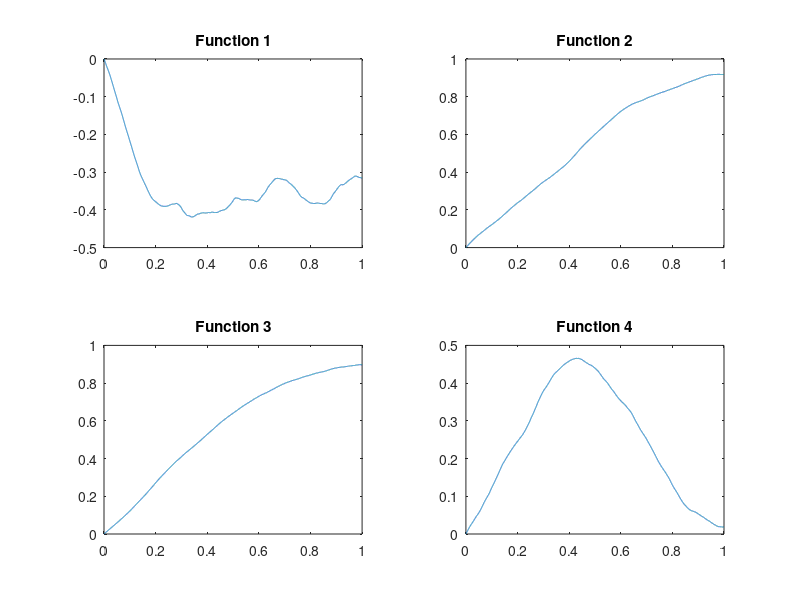

Recreate this plot in MATLAB.
%Functions from the RKHS with brownian covariance kernel
%We will only give examples of functions on [0,1] since this is what we
%integrate over in our quadrature examples.

kernel = @(x,y) ( min(x,y) )
figure(1);clf

for t=1:4 %4 example functions

%Our function will look like sum[ c_i*k(.,y_i) ]
r=1000; %No. terms
y = rand(1,r); %for k(.,y_i)
c = randn(1,r); %coeffs for k(.,y_i)
K_y = kernel(repmat(y,r,1)',repmat(y,r,1)); %Kernel matrix for y
c = c/sqrt(c*K_y*c'); %Normalise wrt RKHS norm

x = 0:0.0001:1; %We will evaluate function on x.
h = zeros(r,length(x));
%(i,j)-th entry will be c_i*k(x_j,y_i) then we will sum over i
for i = 1:r
    h(i,:) = c(i)*kernel(x,y(i));
end
h = sum(h,1); %Summing the terms
subplot(2,2,t)
plot(x,h)
title(sprintf('Function %g',t))
end
